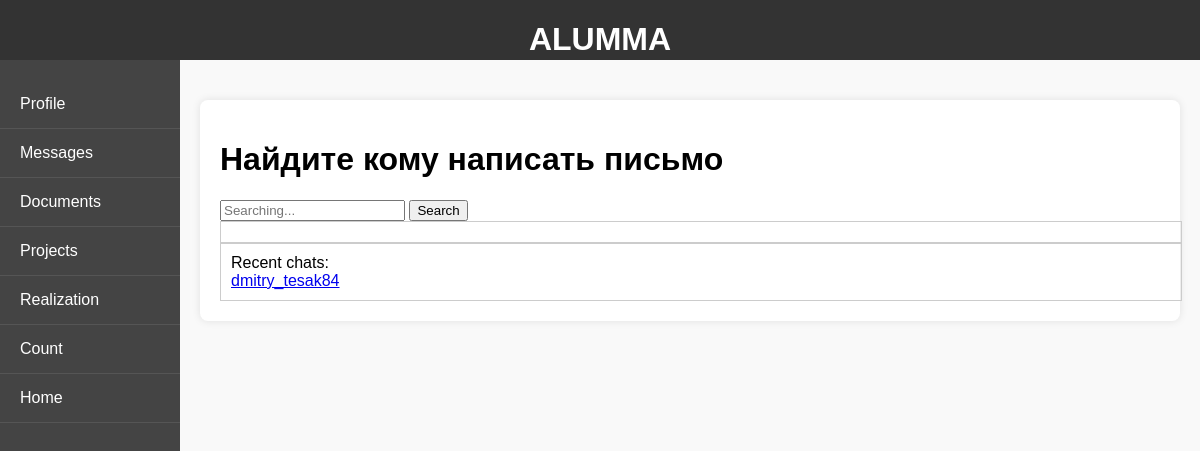
The page /profile/messages/ (signed in) on the database as committed earlier.
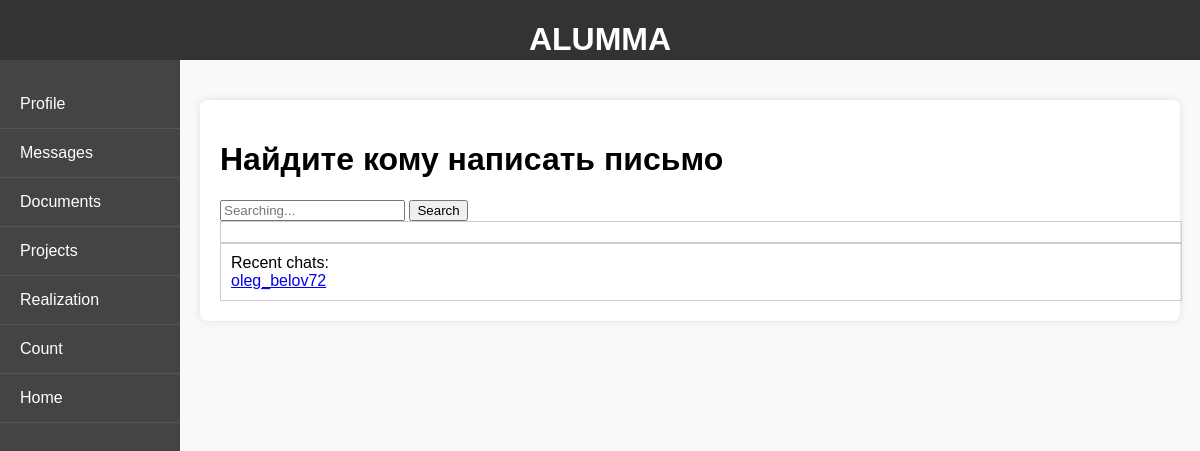
The same page on the database as committed later.
### styles/models.py (models this page shows)
class Chat(models.Model):
    profile = models.ForeignKey(Profile, on_delete=models.CASCADE)
    speakingPartnerUsername = models.CharField(max_length=100)

### styles/views.py (the view)
# urls.py: path('profile/messages/', views.messagesPage, name='profile_messages'),
def messagesPage(request):
    yourProfile = Profile.objects.get(user__username=request.user.username)
    profilesChats = Chat.objects.all()
    query = request.GET.get('q', '')
    if query:
        users = User.objects.filter(username__icontains=query)
    else:
        users = []
    return render(request, 'messagesPage.html', {'users': users, 'profilesChats' : profilesChats})

### templates/messagesPage.html (shortened to what this page needs)
{% extends "ProfileLayout.html" %}
{% block content %}
    <form action="{% url 'profile_messages' %}" method="get">
        <h1>Найдите кому написать письмо</h1>
        <input type="text" name="q" placeholder="Searching...">
        <button type="submit">Search</button>
    </form>
<div style="width: 100%; overflow-x: scroll; white-space: nowrap; border: 1px solid #ccc; padding: 10px;">
</div>
<div style="width: 100%; overflow-x: scroll; white-space: nowrap; border: 1px solid #ccc; padding: 10px;">
Recent chats: <br>
{% if profilesChats %}
{% for name in profilesChats %}
        <a href="{% url 'profile_messages_chat' name.speakingPartnerUsername %}">{{name.speakingPartnerUsername}}</a><br>
      {% endfor %}
{% else %}
        <a>No chats yet</a>
{% endif %}
</div>
{% endblock %}

### templates/ProfileLayout.html (shortened to what this page needs)
<!DOCTYPE html>
<html lang="en">
<head>
</head>
<body>
  <header>
    <h1>ALUMMA</h1>
  </header>
  <nav>
    <a href="{% url 'profile' %}">Profile</a>
    <a href="{% url 'profile_messages' %}">Messages</a>
    <a href="">Documents</a>
    <a href="">Projects</a>
    <a href="">Realization</a>
    <a href="">Count</a>
    <a href="{% url 'homepage' %}">Home</a>
  </nav>
  <div class="content-wrapper">
    <div class="content">
      {% block content %}{% endblock %}
    </div>
  </div>
</body>
</html>

### templates/ProfileLayout.html (style rules this page uses)
body { margin: 0; font-family: Arial, sans-serif; display: flex; height: 100vh; background-color: #f9f9f9; }
header { background-color: #333; color: white; padding: 0; text-align: center; position: fixed; top: 0; left: 0; width: 100%; height: 60px; z-index: 1; box-sizing: border-box; }
nav { background-color: #444; width: 180px; padding-top: 80px; position: fixed; top: 0; left: 0; bottom: 0; display: flex; flex-direction: column; box-sizing: border-box; }
nav a { color: white; padding: 15px 20px; text-decoration: none; border-bottom: 1px solid #555; transition: background-color 0.3s; }
.content-wrapper { margin-left: 180px; padding-top: 80px; width: calc(100% - 180px); box-sizing: border-box; }
.content { background-color: white; margin: 20px; padding: 20px; border-radius: 8px; box-shadow: 0 0 8px rgba(0,0,0,0.1); }

Rows that differ between the two databases and show on the page:
removed Chat: speakingPartnerUsername "dmitry_tesak84"
added Chat: speakingPartnerUsername "oleg_belov72"
